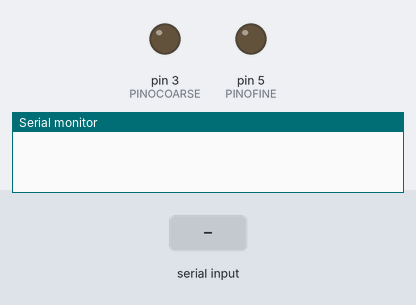
The sketch below on a simulated Arduino Uno, built with avr-gcc and run on an emulated ATmega328P. On the bench: output pins drawn as LEDs (lit = HIGH), the last lines printed to the serial monitor. Inputs (shaded band) come from the test bench.

Above: at 1.2 s.
1.3 s: "90,45,200\n" received over Serial
At 3.5 s:
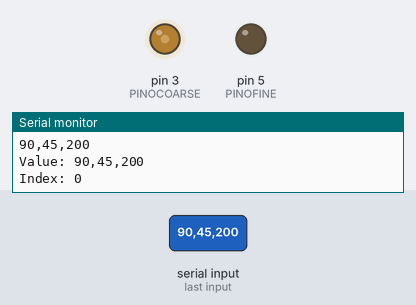
3.8 s: "30,150\n" received over Serial
At 5.3 s:
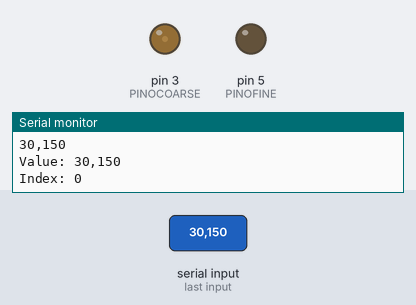
6.3 s: "200\n" received over Serial
At 8.2 s:
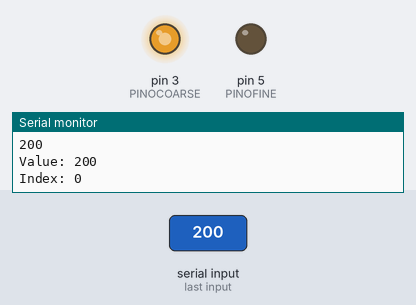
8.8 s: "30,150,10\n" received over Serial
At 10.4 s:
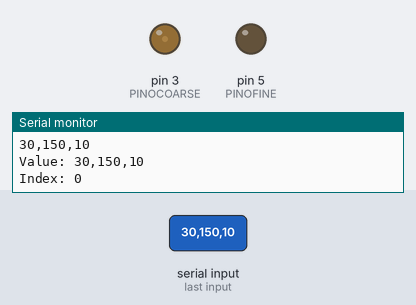
11.3 s: "90,45\n" received over Serial
At 13.4 s:
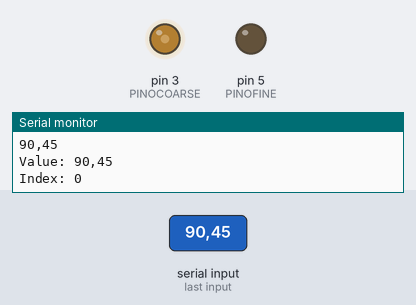
Timing chart, 0 to 14.8 s (numbered marks = the images above; inputs shaded):
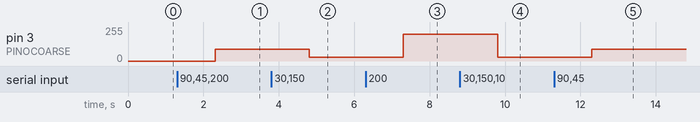

Measured:
- after the input at 1.3 s, pin 3 (PINOCOARSE): 0/255 → 90/255 after 1.0 s
- after the input at 3.8 s, pin 3 (PINOCOARSE): 90/255 → 30/255 after 1.0 s
- after the input at 6.3 s, pin 3 (PINOCOARSE): 30/255 → 200/255 after 1.0 s
- after the input at 8.8 s, pin 3 (PINOCOARSE): 200/255 → 30/255 after 1.0 s
- after the input at 11.3 s, pin 3 (PINOCOARSE): 30/255 → 90/255 after 1.0 s

The sketch:

v_out.ino
```cpp
// pins for high precision output
#define PINOCOARSE 3
#define PINOFINE 5

float voltageOut_coarse_prev = 0.0;
float voltageOut_coarse = 0.0;
float voltageOut_fine_prev = 0.0;
float voltageOut_fine = 0.0;
String serial_in;

void setup() {
  // put your setup code here, to run once:
  Serial.begin(9600);
  pinMode(PINOFINE, OUTPUT);
  pinMode(PINOCOARSE, OUTPUT);

}

void loop() {
  // put your main code here, to run repeatedly:
  if(Serial.available() >= 0)
  {
    serial_in = Serial.readString();
    if(serial_in!="")
    {
      //Echo back what we got
      Serial.println(serial_in);
      char buf[20];
      char *pnt = buf;
      char *tmp;
      serial_in.toCharArray(buf, sizeof(buf));
      int n = 0;
      while ((tmp = strtok_r(pnt, " ", &pnt)) != NULL)
      {
        if(tmp!="")
        {
          //coarse
          if(n==0)
          {
            voltageOut_coarse = ((String)tmp).toFloat();
          }
          //fine
          if(n==1)
          {
            voltageOut_fine = ((String)tmp).toFloat();
          }
          Serial.println((String)"Value: "+tmp);
          Serial.println((String)"Index: "+n);
        }
        n++;
      }
    }
  }

  if(voltageOut_coarse != voltageOut_coarse_prev)
  {
    analogWrite(PINOCOARSE, (int)voltageOut_coarse);
    voltageOut_coarse_prev = voltageOut_coarse;
  }
  if(voltageOut_fine != voltageOut_fine_prev)
  {
    analogWrite(PINOFINE, (int)voltageOut_fine);
    voltageOut_fine_prev = voltageOut_fine;
  }

  delay(100);
}
```
